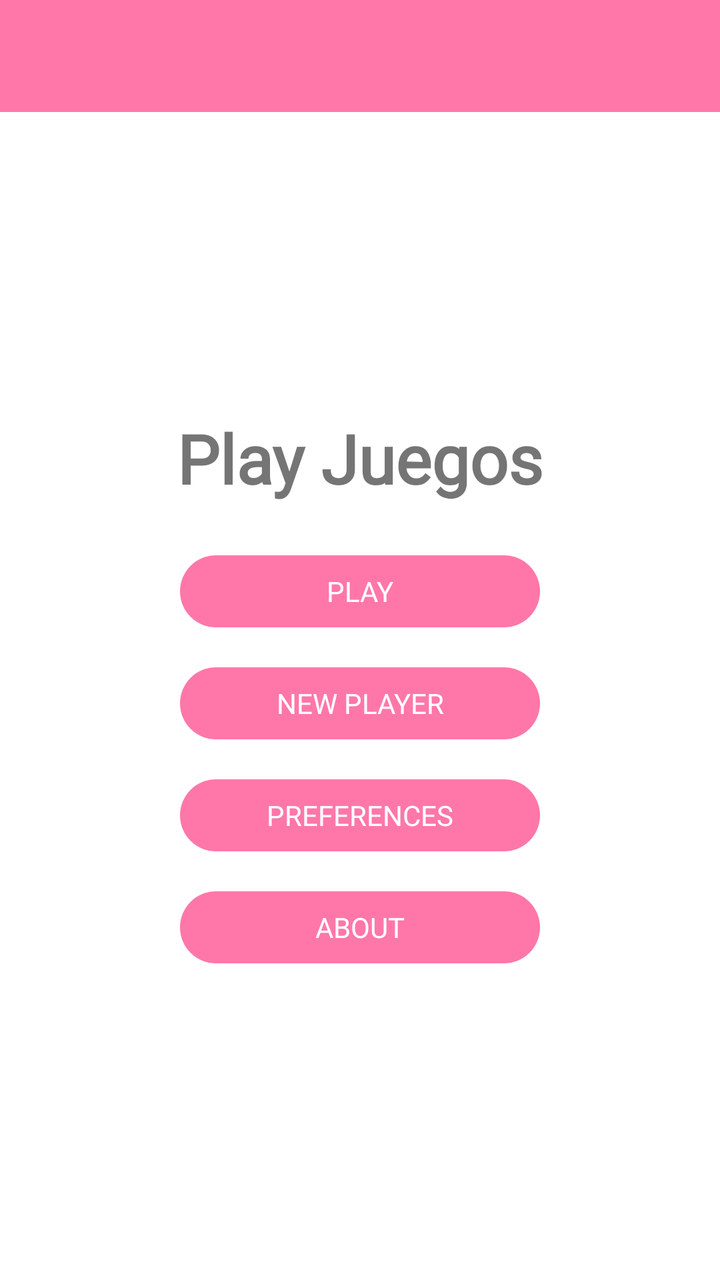
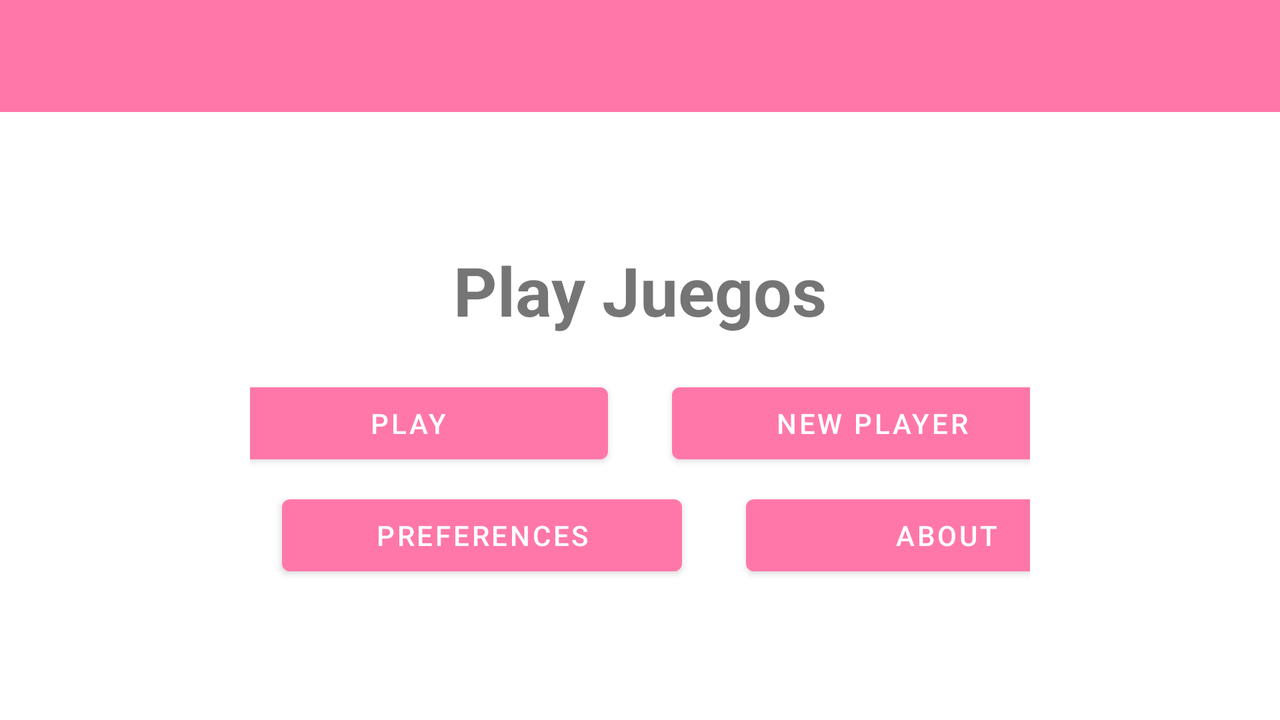

One screen, two layout resources from the same app: the default and the repository's alternative for another configuration. Each is rendered where Android would select it; the XML of both is given below.
<!-- AndroidManifest.xml: application theme Theme.MiAplicacion -->
<!-- res/layout/activity_main.xml -->
<?xml version="1.0" encoding="utf-8"?>
<LinearLayout xmlns:android="http://schemas.android.com/apk/res/android"
    xmlns:app="http://schemas.android.com/apk/res-auto"
    xmlns:tools="http://schemas.android.com/tools"
    android:layout_width="match_parent"
    android:layout_height="match_parent"
    android:orientation="vertical"
    tools:context=".MainActivity">

    <androidx.appcompat.widget.Toolbar
        android:id="@+id/toolbar"
        android:layout_width="match_parent"
        android:layout_height="wrap_content"
        android:background="?attr/colorPrimary"
        android:minHeight="?attr/actionBarSize"
        android:theme="@style/ThemeOverlay.AppCompat.Dark.ActionBar"
        app:popupTheme="@style/ThemeOverlay.AppCompat.Light"/>

    <LinearLayout
    android:layout_width="match_parent"
    android:layout_height="match_parent"
    android:gravity="center_vertical"
    android:orientation="vertical"
    tools:context=".MainActivity">


        <TextView

        android:id="@+id/textView4"
        android:layout_width="match_parent"
        android:layout_height="wrap_content"
        android:layout_gravity="center_vertical"
        android:layout_marginLeft="16dp"
        android:layout_marginTop="2dp"
        android:layout_marginRight="16dp"
        android:layout_marginBottom="16dp"
        android:fontFamily="@font/courgette_regular"
        android:text="Play Juegos"
        android:textAlignment="center"
        android:textSize="34sp"
        android:textStyle="bold" />

        <Button
            android:id="@+id/button"

            style="@style/Widget.MaterialComponents.Button.UnelevatedButton"
            android:layout_width="180dp"
            android:layout_height="wrap_content"
            android:layout_gravity="center_horizontal|center_vertical"
            android:layout_marginLeft="16dp"
            android:layout_marginTop="4dp"
            android:layout_marginRight="16dp"

            android:layout_marginBottom="4dp"
            android:text="PLAY"
            android:textAppearance="@style/TextAppearance.AppCompat.Large"

            android:textSize="14sp"
            app:cornerRadius="20dp" />

        <Button
            android:id="@+id/button5"
            style="@style/Widget.MaterialComponents.Button.UnelevatedButton"
            android:layout_width="180dp"
            android:layout_height="wrap_content"
            android:layout_gravity="center_horizontal"
            android:layout_marginLeft="16dp"
            android:layout_marginTop="4dp"

            android:layout_marginRight="16dp"
            android:layout_marginBottom="4dp"

            android:gravity="center_vertical"
            android:text="NEW PLAYER"
            android:textAlignment="center"
            android:textAppearance="@style/TextAppearance.AppCompat.Large"
            android:textSize="14sp"
            app:cornerRadius="20dp" />

        <Button
            android:id="@+id/button6"
            style="@style/Widget.MaterialComponents.Button.UnelevatedButton"
            android:layout_width="180dp"
            android:layout_height="wrap_content"
            android:layout_gravity="center_horizontal|center_vertical"
            android:layout_marginLeft="16dp"
            android:layout_marginTop="4dp"

            android:layout_marginRight="16dp"
            android:layout_marginBottom="4dp"

            android:text="PREFERENCES"
            android:textAppearance="@style/TextAppearance.AppCompat.Large"
            android:textSize="14sp"
            app:cornerRadius="20dp" />

        <Button
            android:id="@+id/button7"
            style="@style/Widget.MaterialComponents.Button.UnelevatedButton"
            android:layout_width="180dp"
            android:layout_height="wrap_content"
            android:layout_gravity="center_horizontal"
            android:layout_marginLeft="16dp"
            android:layout_marginTop="4dp"

            android:layout_marginRight="16dp"
            android:layout_marginBottom="4dp"
            android:text="ABOUT"

            android:textAppearance="@style/TextAppearance.AppCompat.Large"
            android:textSize="14sp"
            app:cornerRadius="20dp" />

</LinearLayout>
</LinearLayout>
<!-- resources referenced by this layout -->
<resources>
  <style name="Theme.MiAplicacion" parent="Theme.MaterialComponents.DayNight.NoActionBar">
          
          <item name="colorPrimary">@color/purple_500</item>
          <item name="colorPrimaryVariant">@color/purple_700</item>
          <item name="colorOnPrimary">@color/white</item>
          
          <item name="colorSecondary">@color/teal_200</item>
          <item name="colorSecondaryVariant">@color/teal_700</item>
          <item name="colorOnSecondary">@color/white</item>
          
          <item name="android:statusBarColor" tools:targetApi="l">?attr/colorPrimaryVariant</item>
          
      </style>
  <color name="purple_500">#FF77A9</color>
  <color name="purple_700">#b4044e</color>
  <color name="white">#FFFFFFFF</color>
  <color name="teal_200">#40c4ff</color>
  <color name="teal_700">#82f7ff</color>
</resources>
<!-- res/layout-land/activity_main.xml (the repository's variant of the layout above) -->
<!-- drawn on the phone turned sideways -->
<?xml version="1.0" encoding="utf-8"?>
<LinearLayout xmlns:android="http://schemas.android.com/apk/res/android"
    xmlns:app="http://schemas.android.com/apk/res-auto"
    xmlns:tools="http://schemas.android.com/tools"
    android:layout_width="match_parent"
    android:layout_height="match_parent"
    android:gravity="center_vertical"
    android:orientation="vertical"
    tools:context=".MainActivity">

    <androidx.appcompat.widget.Toolbar
        android:id="@+id/toolbar"
        android:layout_width="match_parent"
        android:layout_height="wrap_content"
        android:background="?attr/colorPrimary"
        android:minHeight="?attr/actionBarSize"
        android:theme="@style/ThemeOverlay.AppCompat.Dark.ActionBar"
        app:popupTheme="@style/ThemeOverlay.AppCompat.Light"/>

    <LinearLayout xmlns:android="http://schemas.android.com/apk/res/android"
        xmlns:app="http://schemas.android.com/apk/res-auto"
        xmlns:tools="http://schemas.android.com/tools"
        android:layout_width="match_parent"
        android:layout_height="match_parent"
        android:gravity="center_vertical"
        android:orientation="vertical"
        tools:context=".MainActivity">


        <TextView
            android:id="@+id/textView4"
            android:layout_width="match_parent"
            android:layout_height="wrap_content"
            android:layout_gravity="center_vertical"
            android:layout_marginLeft="16dp"
            android:layout_marginTop="2dp"
            android:layout_marginRight="16dp"
            android:layout_marginBottom="16dp"
            android:text="Play Juegos"
            android:textAlignment="center"
            android:textSize="34sp"
            android:textStyle="bold" />

        <LinearLayout
            android:layout_width="wrap_content"
            android:layout_height="wrap_content"
            android:layout_marginLeft="125dp"
            android:layout_marginRight="125dp"
            android:gravity="center_horizontal|center_vertical"
            android:orientation="horizontal">

            <Button
                android:id="@+id/button"
                android:layout_width="200dp"
                android:layout_height="wrap_content"
                android:layout_gravity="center_horizontal|center_vertical"
                android:layout_marginLeft="16dp"
                android:layout_marginTop="4dp"
                android:layout_marginRight="16dp"
                android:layout_marginBottom="4dp"
                android:text="PLAY" />

            <Button
                android:id="@+id/button5"
                android:layout_width="200dp"
                android:layout_height="wrap_content"
                android:layout_marginLeft="16dp"
                android:layout_marginTop="4dp"
                android:layout_marginRight="16dp"
                android:layout_marginBottom="4dp"
                android:text="NEW PLAYER" />
        </LinearLayout>

        <LinearLayout
            android:layout_width="wrap_content"
            android:layout_height="wrap_content"
            android:layout_marginLeft="125dp"
            android:layout_marginRight="125dp"
            android:orientation="horizontal">

            <Button
                android:id="@+id/button6"
                android:layout_width="200dp"
                android:layout_height="wrap_content"
                android:layout_marginLeft="16dp"
                android:layout_marginTop="4dp"
                android:layout_marginRight="16dp"
                android:layout_marginBottom="4dp"
                android:text="PREFERENCES" />

            <Button
                android:id="@+id/button7"
                android:layout_width="200dp"
                android:layout_height="wrap_content"
                android:layout_marginLeft="16dp"
                android:layout_marginTop="4dp"
                android:layout_marginRight="16dp"
                android:layout_marginBottom="4dp"
                android:text="ABOUT" />
        </LinearLayout>
    </LinearLayout>
</LinearLayout>
